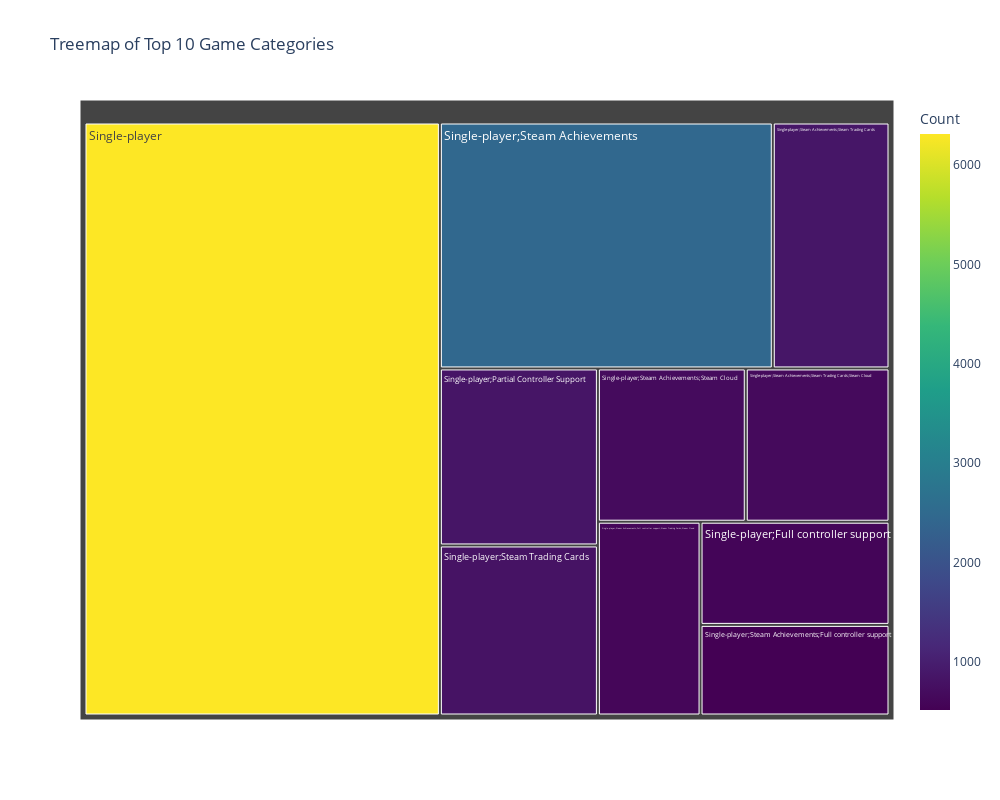

Write notebook code for a chart like this one.
### Code cell
import plotly.express as px
fig = px.treemap(cat_count, path=['Category'], values='Count',
                 title='Treemap of Top 10 Game Categories',
                 color='Count', color_continuous_scale='viridis')
fig.update_layout(width=1000, height=800)
fig.show()

### Figure 1 — Plotly figure (JSON) as saved in the notebook; plotly's stock layout.template omitted (floating-point values rounded to 4 significant figures)
{"data": [{"branchvalues": "total", "customdata": [[6314], [584], [838], [2453], [513], [596], [679], [860], [660], [805]], "domain": {"x": [0, 1], "y": [0, 1]}, "hovertemplate": "labels=%{label}<br>Count_sum=%{value}<br>parent=%{parent}<br>id=%{id}<br>Count=%{color}<extra></extra>", "ids": ["Single-player", "Single-player;Full controller support", "Single-player;Partial Controller Support", "Single-player;Steam Achievements", "Single-player;Steam Achievements;Full controller support", "Single-player;Steam Achievements;Full controller support;Steam Trading Cards;Steam Cloud", "Single-player;Steam Achievements;Steam Cloud", "Single-player;Steam Achievements;Steam Trading Cards", "Single-player;Steam Achievements;Steam Trading Cards;Steam Cloud", "Single-player;Steam Trading Cards"], "labels": ["Single-player", "Single-player;Full controller support", "Single-player;Partial Controller Support", "Single-player;Steam Achievements", "Single-player;Steam Achievements;Full controller support", "Single-player;Steam Achievements;Full controller support;Steam Trading Cards;Steam Cloud", "Single-player;Steam Achievements;Steam Cloud", "Single-player;Steam Achievements;Steam Trading Cards", "Single-player;Steam Achievements;Steam Trading Cards;Steam Cloud", "Single-player;Steam Trading Cards"], "marker": {"coloraxis": "coloraxis", "colors": [6314, 584, 838, 2453, 513, 596, 679, 860, 660, 805]}, "name": "", "parents": ["", "", "", "", "", "", "", "", "", ""], "type": "treemap", "values": [6314, 584, 838, 2453, 513, 596, 679, 860, 660, 805]}], "layout": {"coloraxis": {"colorbar": {"title": {"text": "Count"}}, "colorscale": [[0, "#440154"], [0.1111, "#482878"], [0.2222, "#3e4989"], [0.3333, "#31688e"], [0.4444, "#26828e"], [0.5556, "#1f9e89"], [0.6667, "#35b779"], [0.7778, "#6ece58"], [0.8889, "#b5de2b"], [1, "#fde725"]]}, "height": 800, "legend": {"tracegroupgap": 0}, "title": {"text": "Treemap of Top 10 Game Categories"}, "width": 1000}}
